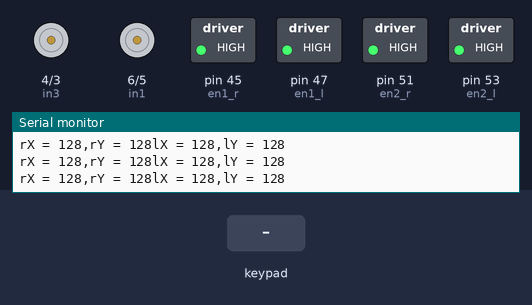
This sketch was run on a simulated Arduino Mega 2560, built with avr-gcc and run on an emulated ATmega2560. Shown: motor-driver pin pairs drawn as motors (green arrow = first pin HIGH = forward, orange = second pin HIGH = backward, longer = more drive), switched loads named in the sketch (green lamp = pin HIGH), the last lines printed to the serial monitor. The inputs (shaded band) are chosen by the test bench.

Above: at 1.2 s.
1.3 s: key 'U' pressed
At 1.6 s:
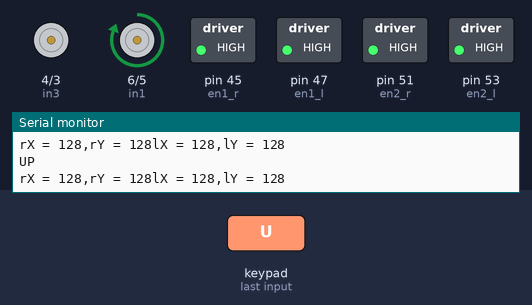
2.8 s: key 'D' pressed
At 3.1 s:
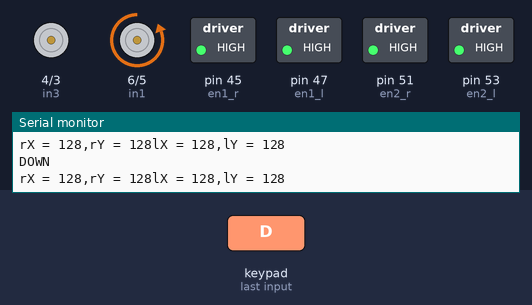
4.3 s: key 'L' pressed
At 5.3 s:
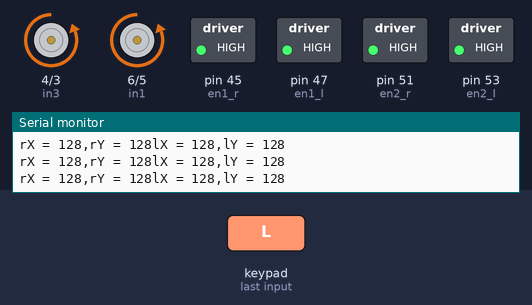
5.8 s: key 'R' pressed
At 6.8 s:
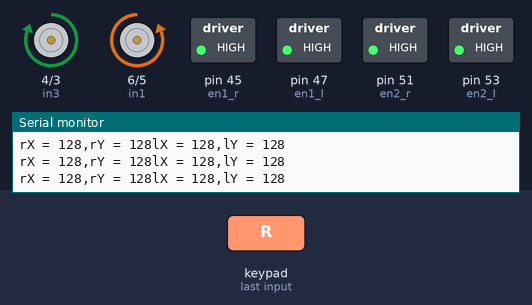
7.3 s: key 'T' pressed
At 7.8 s:
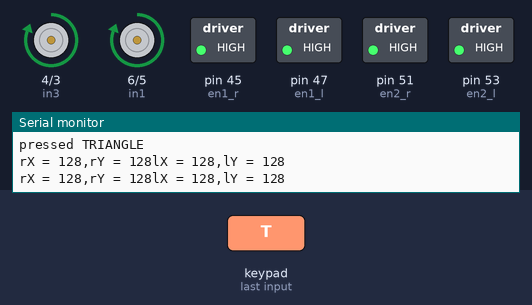
8.8 s: key 'L' pressed
At 9.3 s:
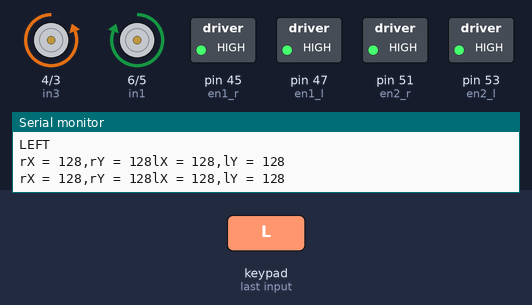
Timing chart, 0 to 11.3 s (numbered marks = the images above; inputs shaded):
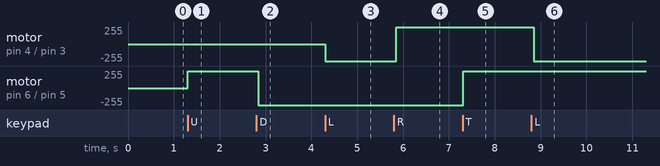

Measured:
- after the input at 1.3 s, motor on pin 6 (in1) / pin 5 (in2): stopped → forward 255/255 at once
- after the input at 2.8 s, motor on pin 6 (in1) / pin 5 (in2): forward 255/255 → backward 255/255 at once
- after the input at 4.3 s, motor on pin 4 (in3) / pin 3 (in4): stopped → backward 255/255 at once
- after the input at 5.8 s, motor on pin 4 (in3) / pin 3 (in4): backward 255/255 → forward 255/255 after 0.05 s
- after the input at 7.3 s, motor on pin 6 (in1) / pin 5 (in2): backward 255/255 → forward 255/255 at once
- after the input at 8.8 s, motor on pin 4 (in3) / pin 3 (in4): forward 255/255 → backward 255/255 after 0.06 s

The sketch:

l298n_ps2.ino
```cpp
#include<PS2X_lib.h>
PS2X ps2;

byte type = 0; // 0 = Unknown, 1 = Dual Shock
byte vibrate = 0; // vibration motor speed
int error = 0; // error recieved during config
int data, cmd, clock, att; // Digital pins used
int rX = 0, rY = 0, lX = 0, lY = 0; //joystick X and Y values
int en1_r =  45, en1_l = 47, en2_r = 51, en2_l = 53, in1 = 6, in2 = 5, in3 = 4, in4 = 3;


void setup()
{  Serial.begin(57600);
    pinMode(in1, OUTPUT);
    pinMode(in2, OUTPUT);
    pinMode(in3, OUTPUT);
    pinMode(in4, OUTPUT);
    pinMode(en1_r, OUTPUT);
    pinMode(en1_l, OUTPUT);
    pinMode(en2_r, OUTPUT);
    pinMode(en2_l, OUTPUT);

    digitalWrite(en1_r, HIGH);
    digitalWrite(en1_l, HIGH);
    digitalWrite(en2_r, HIGH);
    digitalWrite(en2_l, HIGH);

  error = ps2.config_gamepad(8, 11, 10, 12, false, false); // GamePad(clock(blue), command(orange), attention(Yellow), data(brown), Pressures?, Rumble?)
  if(error == 0)
    Serial.println("Dual Shock PS2 Controller Found");

  else if(error == 1)
    Serial.println("No controller found, check wiring");

  else if(error == 2)
    Serial.println("Controller found but not accepting commands");

  else if(error == 3)
    Serial.println("Controller refusing to enter Pressures mode, may not support it. ");
  type = ps2.readType();
  Serial.println(type);

}


void loop()
{
  if(true)
  {
    ps2.read_gamepad(false, vibrate);
    if(ps2.Button(PSB_RED))
    {
      Serial.println("pressed CIRCLE");
    }
    if(ps2.Button(PSB_GREEN))
    {
      Serial.println("pressed TRIANGLE");
      digitalWrite(in1, HIGH);
      digitalWrite(in2, LOW);
      digitalWrite(in3, HIGH);
      digitalWrite(in4, LOW);
    }
    if(ps2.Button(PSB_PINK))
    {
      Serial.println("pressed SQUARE");
      while(ps2.Button(PSB_PINK))
      {

      }
    }
    if(ps2.Button(PSB_BLUE))
    {
      Serial.println("pressed CROSS");
      analogWrite(en1_r, 255);
      analogWrite(en1_l, 255);
      analogWrite(en2_r, 255);
      analogWrite(en2_l, 255);
      digitalWrite(in1, LOW);
      digitalWrite(in2, HIGH);
      digitalWrite(in3, LOW);
      digitalWrite(in4, HIGH);
    }
    if(ps2.Button(PSB_PAD_RIGHT))
    {
      Serial.println("RIGHT");
      //analogWrite(en1_r, 255);
      //analogWrite(en1_l, 255);
      analogWrite(en2_r, 255);
      analogWrite(en2_l, 255);
      digitalWrite(in3, HIGH);
      digitalWrite(in4, LOW);

    }
    if(ps2.Button(PSB_PAD_UP))
    {
      Serial.println("UP");
      analogWrite(en1_r, 255);
      analogWrite(en1_l, 255);
      //analogWrite(en2_r, 255);
      //analogWrite(en2_l, 255);
      digitalWrite(in1, HIGH);
      digitalWrite(in2, LOW);

    }
    if(ps2.Button(PSB_PAD_LEFT))
    {
      Serial.println("LEFT");
      //analogWrite(en1_r, 255);
      //analogWrite(en1_l, 255);
      analogWrite(en2_r, 255);
      analogWrite(en2_l, 255);

      digitalWrite(in3, LOW);
      digitalWrite(in4, HIGH);
    }
    if(ps2.Button(PSB_PAD_DOWN))
    {
      Serial.println("DOWN");
      analogWrite(en1_r, 255);
      analogWrite(en1_l, 255);
      //analogWrite(en2_r, 255);
      //analogWrite(en2_l, 255);
      digitalWrite(in1, LOW);
      digitalWrite(in2, HIGH);

    }
    if(ps2.Button(PSB_R1))
    {
      Serial.println("R");
      digitalWrite(in1, LOW);
      digitalWrite(in2, LOW);
      digitalWrite(in3, LOW);
      digitalWrite(in4, LOW);
    }
    if(ps2.Button(PSB_R2))
    {
      Serial.println("R2");

    }
    if(ps2.Button(PSB_L1))
    {
      Serial.println("L1");
    }
    if(ps2.Button(PSB_L2))
    {
      Serial.println("L2");
    }
    if(ps2.Button(PSB_R3))
    {
      Serial.println("rstickB");
    }
    if(ps2.Button(PSB_L3))
    {
      Serial.println("lstickB");
    }
    ////// End of push button checks //////
    rX = ps2.Analog(PSS_RX);
    Serial.print("rX = ");
    Serial.print(rX);
    rY = ps2.Analog(PSS_RY);
    Serial.print(",rY = ");
    Serial.print(rY);

    lX = ps2.Analog(PSS_LX);
    Serial.print("lX = ");
    Serial.print(lX);
    lY = ps2.Analog(PSS_LY);
    Serial.print(",lY = ");
    Serial.print(lY);

    Serial.println(" ");
    ////// End of joystick position checks //////
    delay(80);
  }
}
```
